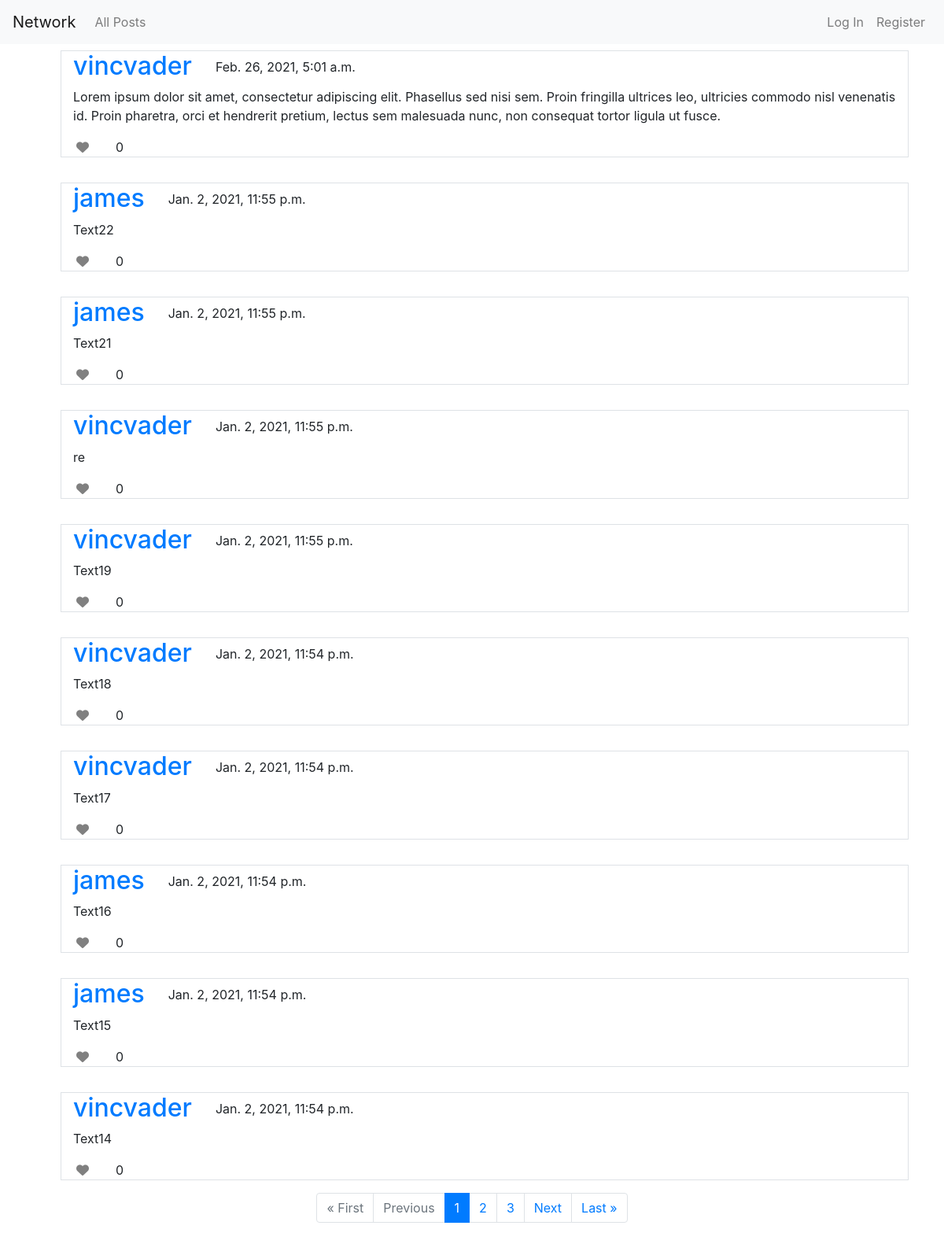
Before: / with the older database file.
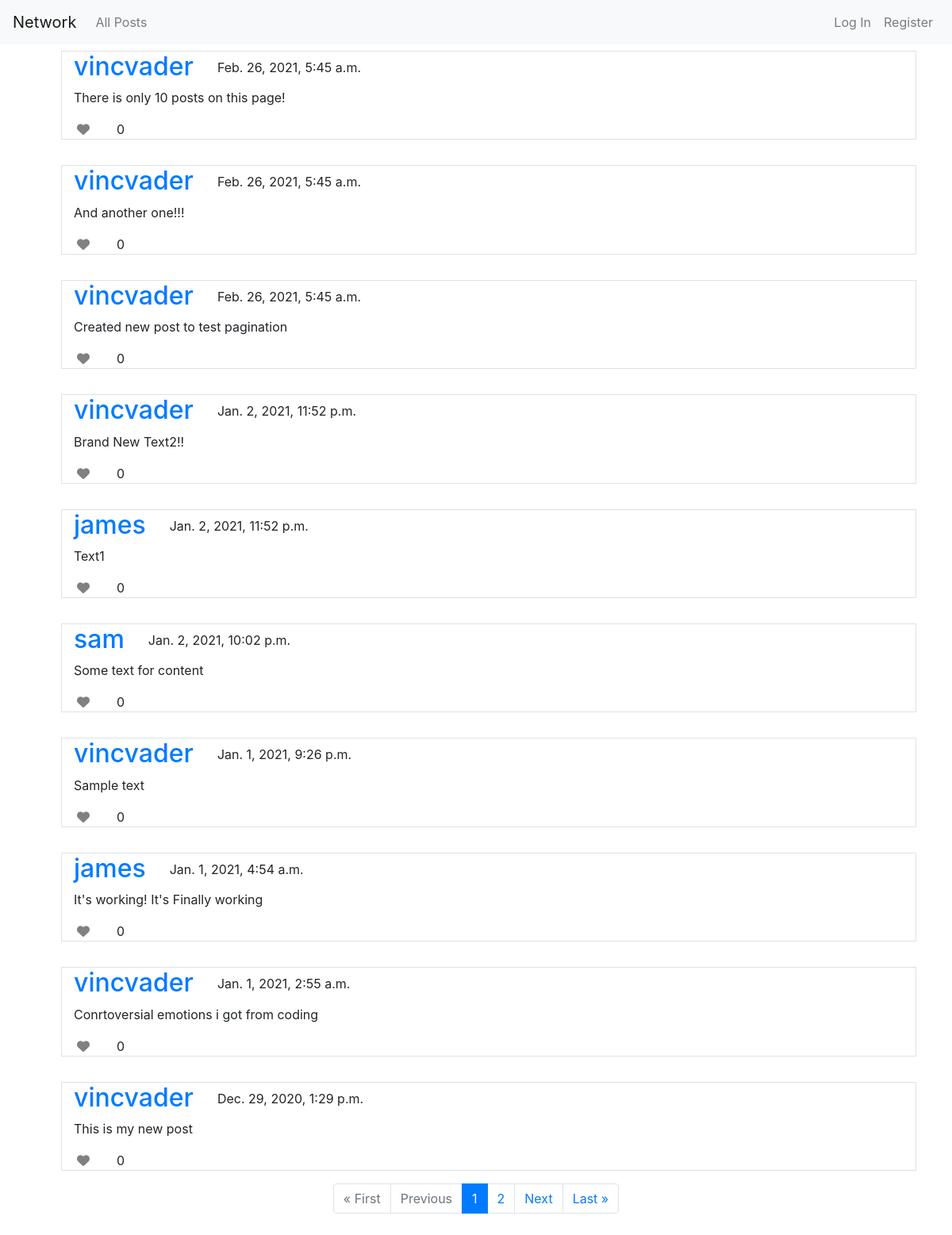
After: the same page with the newer database file.
### network/models.py (models this page shows, shortened)
class Post(models.Model):
    author = models.ForeignKey(User, on_delete=models.CASCADE)
    content = models.TextField(max_length=255)
    date_posted = models.DateTimeField(auto_now_add=True)

class User(AbstractUser):
    pass

### network/views.py (the view)
# urls.py: path("", views.index, name="index"),
def index(request):
    posts = Post.objects.all()
    likes = 0
    posts = posts.order_by("-date_posted").all()
    for post in posts:
        post.likes_count = len(Like.objects.filter(post=post.pk))
        try:
            if request.user.is_authenticated:
                Like.objects.get(post=post.pk, user=request.user)
                post.liked = True
        except Like.DoesNotExist:
            post.liked = False
    paginator = Paginator(posts, 10)
    page_number = request.GET.get('page')
    page_obj = paginator.get_page(page_number)
    return render(request, "network/index.html", {
        'page_obj': page_obj,
    })

### network/templates/network/index.html (shortened to what this page needs)
{% extends "network/layout.html" %}
{% block body %}
<div class="row m-3">
    {%for post in page_obj  %}
    <div class="col-12 m-3 border">
        <div class="row">
            <div class="col col-auto">
                <h2>
                    <a href="{% url 'profile' user_id=post.author.pk %}">
                        {{post.author}}
                    </a>
                </h2>
            </div>
            <div class="col">
                <p class=" mt-2 mb-0">
                    {{post.date_posted}}
                </p>
            </div>
            <div class="col-12">
                <p>{{post.content}}</p>
                <div class="like-wrapper row">
                    <div class="col col-auto">
                        <i class="fas fa-heart p-1 like" {% if request.user.is_authenticated %}
                            data-user="{{request.user.pk}}" {% else %} data-user="{{post.author.pk}}" {% endif %}
                            data-post="{{post.pk}}" data-liked='{{post.liked}}'></i>
                    </div>
                    <div class="col like-count" data-post="{{post.pk}}">
                        0
                    </div>
                </div>
            </div>
        </div>
    </div>
    {% endfor %}
    <div class="col-12">
        <nav aria-label="Page navigation example">
            <ul class="pagination justify-content-center">
                {% if page_obj.has_previous %}
                <li class="page-item">
                    <a class="page-link" href="?page=1">&laquo; First</a>
                </li>
                <li class="page-item">
                    <a class="page-link" href="?page={{ page_obj.previous_page_number }}" tabindex="-1"
                        aria-disabled="true">Previous</a>
                </li>
                {%else%}
                <li class="page-item disabled">
                    <a class="page-link" aria-disabled="true" href="#">&laquo; First</a>
                </li>
                <li class="page-item disabled">
                    <a class="page-link disabled" href="#" tabindex="-1"
                        aria-disabled="true">Previous</a>
                </li>
                {%endif%}
                {%for page in page_obj.paginator.page_range %}
                {% if page_obj.number == page %}
                <li class="page-item active"><a class="page-link" href="?page={{page}}">{{page}}</a></li>
                {% else %}
                <li class="page-item"><a class="page-link" href="?page={{page}}">{{page}}</a></li>
                {%endif%}
                {%endfor%}
                {% if page_obj.has_next %}
                <li class="page-item">
                    <a class="page-link" href="?page={{ page_obj.next_page_number }}">Next</a>
                </li>
                <li class="page-item">
                    <a class="page-link" href="?page={{ page_obj.paginator.num_pages }}">Last &raquo;</a>
                </li>
                {% endif %}
            </ul>
        </nav>
    </div>
</div>
{% endblock %}

Changed rows visible on the page:
removed Post: author "vincvader", date_posted "Feb. 26, 2021, 5:01 a.m.", content "Lorem ipsum dolor sit amet, consectetur adipiscing elit. Phasellus sed nisi sem. Proin fringilla ultrices leo, ultricies commodo nisl venenatis id. Proin pharetra, orci et hendrerit pretium, lectus sem malesuada nunc, non consequat tortor ligula ut fusce."
removed Post: author "james", date_posted "Jan. 2, 2021, 11:55 p.m.", content "Text22"
removed Post: author "james", date_posted "Jan. 2, 2021, 11:55 p.m.", content "Text21"
removed Post: author "vincvader", date_posted "Jan. 2, 2021, 11:55 p.m.", content "re"
removed Post: author "vincvader", date_posted "Jan. 2, 2021, 11:55 p.m.", content "Text19"
removed Post: author "vincvader", date_posted "Jan. 2, 2021, 11:54 p.m.", content "Text18"
removed Post: author "vincvader", date_posted "Jan. 2, 2021, 11:54 p.m.", content "Text17"
removed Post: author "james", date_posted "Jan. 2, 2021, 11:54 p.m.", content "Text16"
removed Post: author "james", date_posted "Jan. 2, 2021, 11:54 p.m.", content "Text15"
removed Post: author "vincvader", date_posted "Jan. 2, 2021, 11:54 p.m.", content "Text14"
added Post: author "vincvader", date_posted "Feb. 26, 2021, 5:45 a.m.", content "There is only 10 posts on this page!"
added Post: author "vincvader", date_posted "Feb. 26, 2021, 5:45 a.m.", content "And another one!!!"
added Post: author "vincvader", date_posted "Feb. 26, 2021, 5:45 a.m.", content "Created new post to test pagination"
now on this page (row edited): Post: author "vincvader", date_posted "Jan. 2, 2021, 11:52 p.m.", content "Brand New Text2!!"
now on this page (row unchanged): Post: author "james", date_posted "Jan. 2, 2021, 11:52 p.m.", content "Text1"
now on this page (row unchanged): Post: author "sam", date_posted "Jan. 2, 2021, 10:02 p.m.", content "Some text for content"
now on this page (row unchanged): Post: author "vincvader", date_posted "Jan. 1, 2021, 9:26 p.m.", content "Sample text"
now on this page (row unchanged): Post: author "james", date_posted "Jan. 1, 2021, 4:54 a.m.", content "It's working! It's Finally working"
now on this page (row unchanged): Post: author "vincvader", date_posted "Jan. 1, 2021, 2:55 a.m.", content "Conrtoversial emotions i got from coding"
now on this page (row unchanged): Post: author "vincvader", date_posted "Dec. 29, 2020, 1:29 p.m.", content "This is my new post"
Other visible differences:
list line gone: "3"
